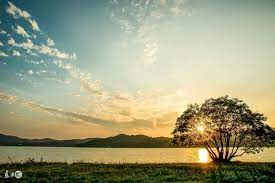
#> input picture images/test1.jpg, 275 x 183 px
$ python hist2d.py
#> lines starting #> are read from the running program, lines starting #| are printed output that depends on the picture
import cv2
import numpy as np
from matplotlib import pyplot as plt

img = cv2.imread('images/test1.jpg')
#> img is the input picture: shape (183, 275, 3); mean B, G, R 126.3, 156, 155.8
hsv = cv2.cvtColor(img, cv2.COLOR_BGR2HSV)
#> hsv: shape (183, 275, 3); mean H, S, V 40.8, 85.2, 165.3
hist = cv2.calcHist([hsv], [0, 1], None, [180, 256], [0, 180, 0, 256])
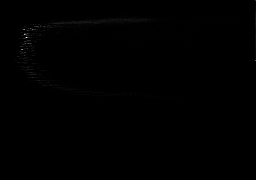
#> hist: shape (180, 256) float32; min 0, max 535, mean 1.1; drawn with min black and max white

plt.subplot(121), plt.imshow(cv2.cvtColor(img, cv2.COLOR_BGR2RGB)), plt.axis('off'),
plt.title('Original')

plt.subplot(122), plt.imshow(hist,'gray'),
plt.title('2D Histogram')

plt.show()
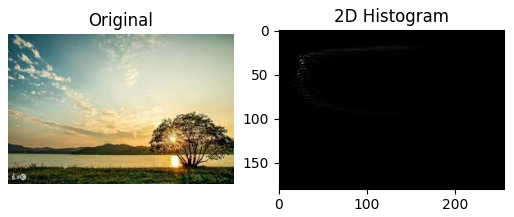
#> figure drawn by matplotlib, 2 panels

$ run again, with images/test55.jpg copied over images/test1.jpg
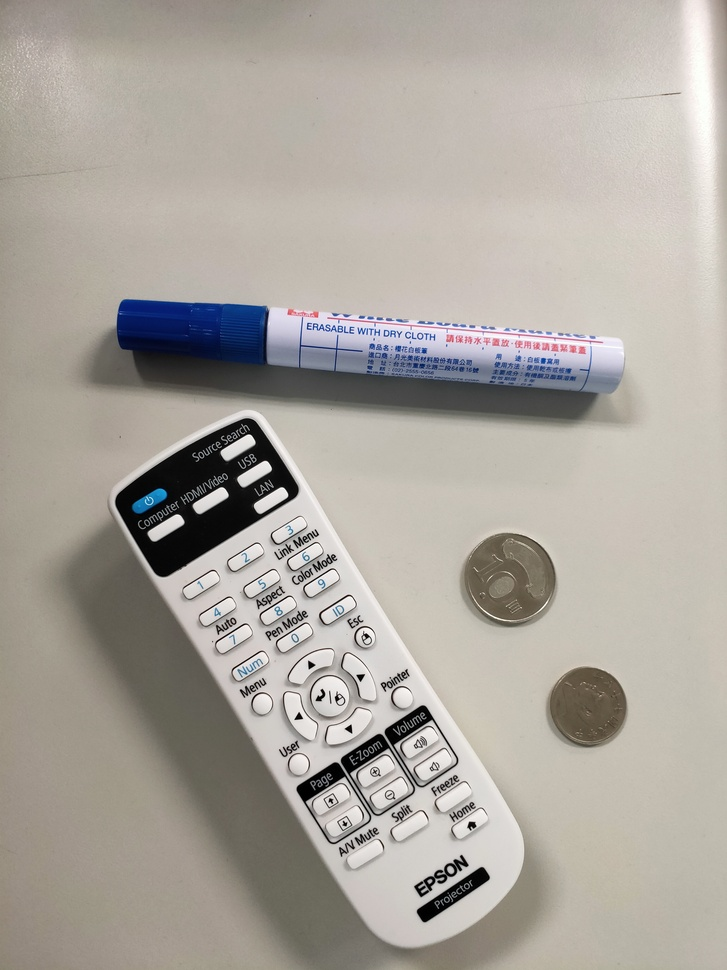
#> input picture images/test55.jpg, 727 x 970 px, shrunk from 3024 x 4032 before the run
#> img is the input picture: shape (970, 727, 3); mean B, G, R 158.1, 165.5, 170.9
#> hsv: shape (970, 727, 3); mean H, S, V 23.6, 27.2, 172.7
#> `hist = cv2.calcHist([hsv], [0, 1], None, [180, 256], [0, 180, 0, 256])`:
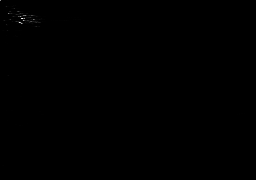
#> hist: shape (180, 256) float32; min 0, max 27034, mean 15.3; drawn with min black and max white
#> `plt.show()`:
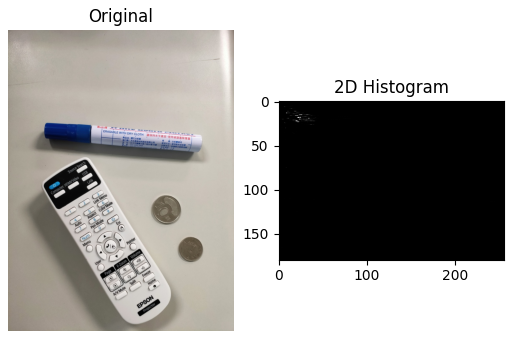
#> figure drawn by matplotlib, 2 panels

$ run again, with images/akb.jpg copied over images/test1.jpg
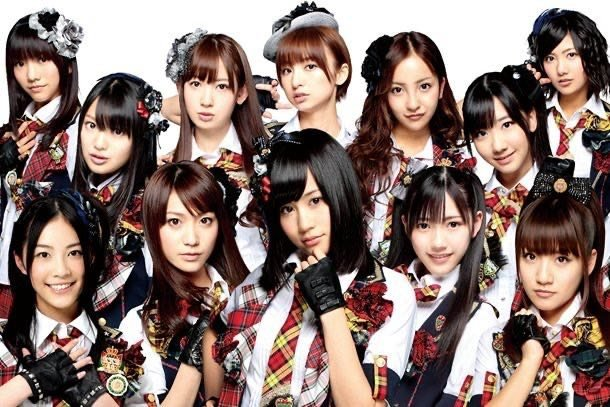
#> input picture images/akb.jpg, 610 x 407 px
#> img is the input picture: shape (407, 610, 3); mean B, G, R 111.8, 117.3, 137.2
#> hsv: shape (407, 610, 3); mean H, S, V 54.9, 89, 138.4
#> `plt.show()`:
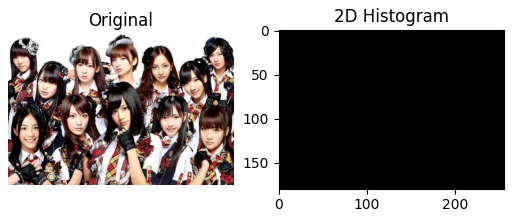
#> figure drawn by matplotlib, 2 panels
